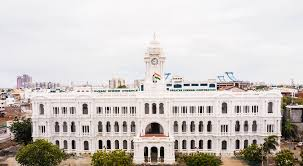
#> input picture ripon.jpg, 303 x 166 px
$ jupyter execute 'Histogram processing of an image.ipynb'
#> lines starting #> are read from the running program, lines starting #| are printed output that depends on the picture
# Ex. No: 03
# Histogram processing of an Image

**Name:** YUVAN M  **Reg. No:** 212223240188

**Slot:** 4E6-1

[cell 1]
import cv2
import numpy as np
import matplotlib.pyplot as plt

[cell 2]
img = cv2.imread('ripon.jpg', cv2.IMREAD_GRAYSCALE)
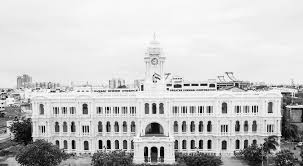
#> img: shape (166, 303); min 0, max 255, mean 199.3

[cell 3]
plt.imshow(img, cmap='gray')
plt.title('Original Image')
plt.show()

[cell 4]
# Display the images
plt.hist(img.ravel(),256,range = [0, 256]);
plt.title('Original Image')
plt.show()
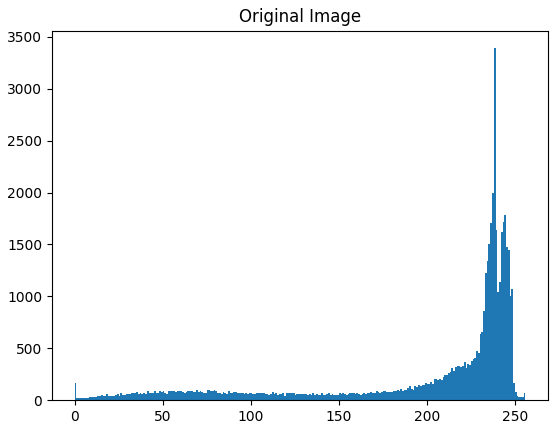
#> figure drawn by matplotlib, 1 panel; tallest bar 3390 high, from x = 238 to 239

[cell 5]
# Equalize histogram
img_eq = cv2.equalizeHist(img)
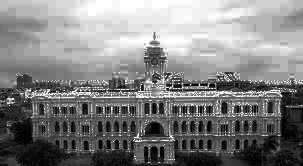
#> img_eq: shape (166, 303); min 0, max 255, mean 129.6

[cell 6]
# Display the images.
plt.hist(img_eq.ravel(), 256, range = [0, 256])
plt.title('Equalized Histogram')
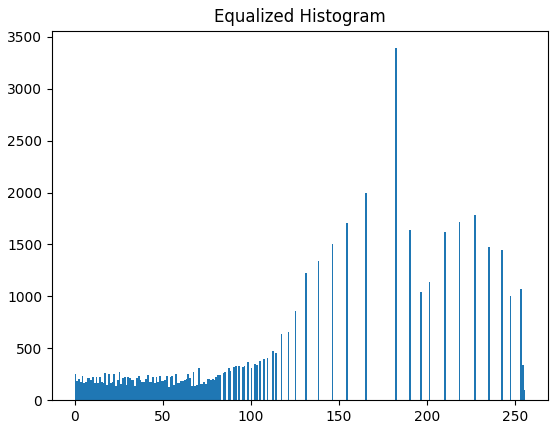
#> figure drawn by matplotlib, 1 panel; tallest bar 3390 high, from x = 182 to 183

[cell 7]
# Display the images.
plt.imshow(img_eq, cmap='gray')
plt.title('Original Image')
plt.show()

# Histogram Equalization for Color Images

* WORKFLOW
- Tranform the image to HSV colorspace.
- Perform histogram equalization only on the V channel.
- Transform the image back to RGB colorspace.

[cell 8]
# Read the color image.
img = cv2.imread('ripon.jpg', cv2.IMREAD_COLOR)
#> img is the input picture: shape (166, 303, 3); mean B, G, R 193.9, 197.9, 204

[cell 9]
# Convert to HSV.
img_hsv = cv2.cvtColor(img, cv2.COLOR_BGR2HSV)
#> img_hsv: shape (166, 303, 3); mean H, S, V 68.1, 28.5, 205.1

[cell 10]
# Perform histogram equalization only on the V channel, for value intensity.
img_hsv[:,:,2] = cv2.equalizeHist(img_hsv[:, :, 2])
#> img_hsv: shape (166, 303, 3); mean H, S, V 68.1, 28.5, 130.6

[cell 11]
# Convert back to BGR format.
img_eq = cv2.cvtColor(img_hsv, cv2.COLOR_HSV2BGR)
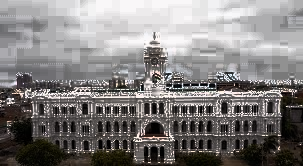
#> img_eq: shape (166, 303, 3); mean B, G, R 126.1, 126.9, 129.7

[cell 12]
plt.imshow(img_eq[:,:,::-1])
plt.title('Equalized Image')
plt.show()

[cell 13]
plt.hist(img_eq.ravel(),256,range = [0, 256])
plt.title('Histogram Equalized')
plt.show()
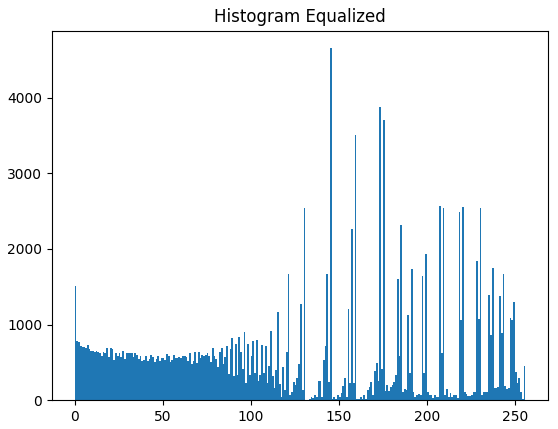
#> figure drawn by matplotlib, 1 panel; tallest bar 4655 high, from x = 145 to 146

[cell 14]
# Display the images.
#plt.figure(figsize = (20,10))
plt.subplot(221)
plt.imshow(img[:, :, ::-1])
plt.title('Original Color Image')
plt.subplot(222)
plt.imshow(img_eq[:, :, ::-1])
plt.title('Equalized Image')
plt.subplot(223)
plt.hist(img.ravel(),256,range = [0, 256])
plt.title('Original Image')
plt.subplot(224)
plt.hist(img_eq.ravel(),256,range = [0, 256])
plt.title('Histogram Equalized');plt.show()
#> after `plt.title('Histogram Equalized')`:
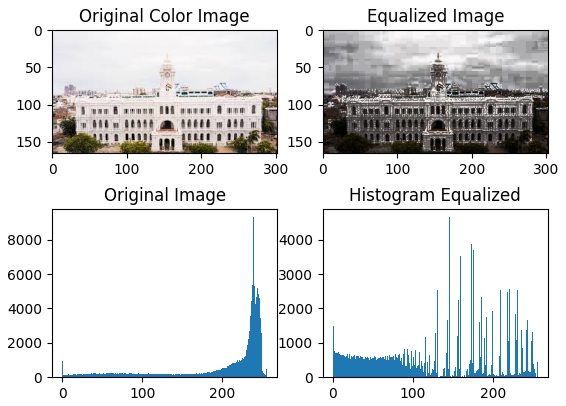
#> figure drawn by matplotlib, 4 panels; panel 3: tallest bar 9313 high, from x = 238 to 239; panel 4: tallest bar 4655 high, from x = 145 to 146

[cell 15]
# Display the histograms.
plt.figure(figsize = [15,4])
plt.subplot(121)
plt.hist(img.ravel(),256,range = [0, 256])
plt.title('Original Image')
plt.subplot(122)
plt.hist(img_eq.ravel(),256,range = [0, 256])
plt.title('Histogram Equalized')
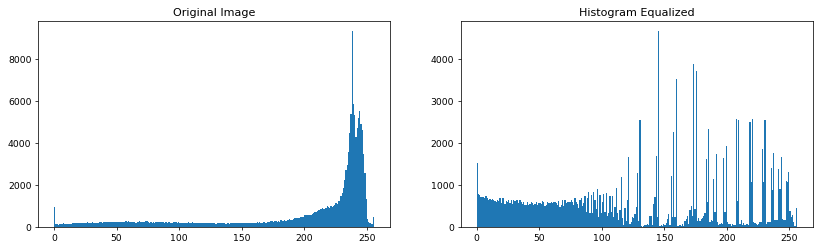
#> figure drawn by matplotlib, 2 panels; panel 1: tallest bar 9313 high, from x = 238 to 239; panel 2: tallest bar 4655 high, from x = 145 to 146
